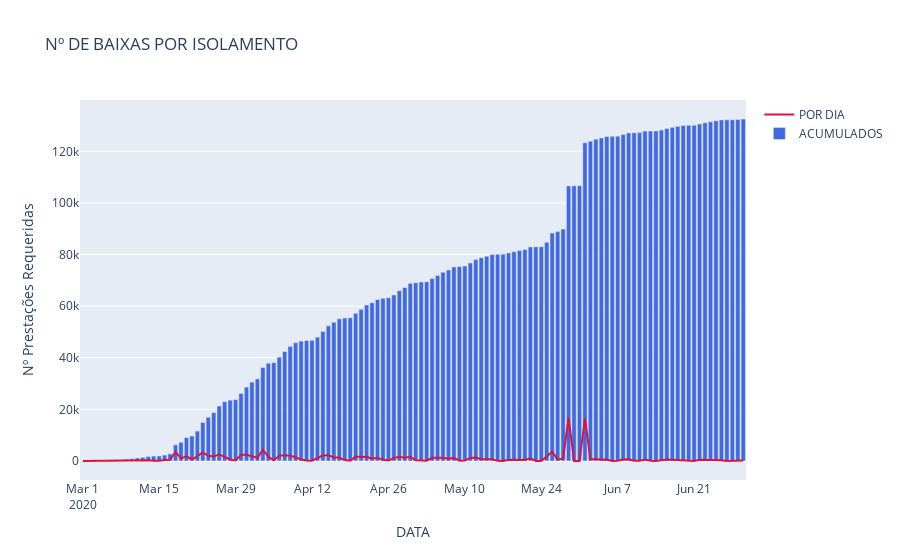

The notebook cell this image was saved under:
### Markdown cell above
### Nº de Baixas Por Isolamento

### Code cell
fig = go.Figure()

fig.add_trace(go.Scatter(x=baixas_all['DATA'],y=baixas_all['POR DIA'],name='POR DIA', line=dict(color='crimson')))

fig.add_trace(go.Bar(x=baixas_all['DATA'],y=baixas_all['ACUMULADOS'],name='ACUMULADOS', marker_color='royalblue'))

fig.update_layout(title="Nº DE BAIXAS POR ISOLAMENTO",xaxis_title="DATA",yaxis_title="Nº Prestações Requeridas",)

fig.show()
